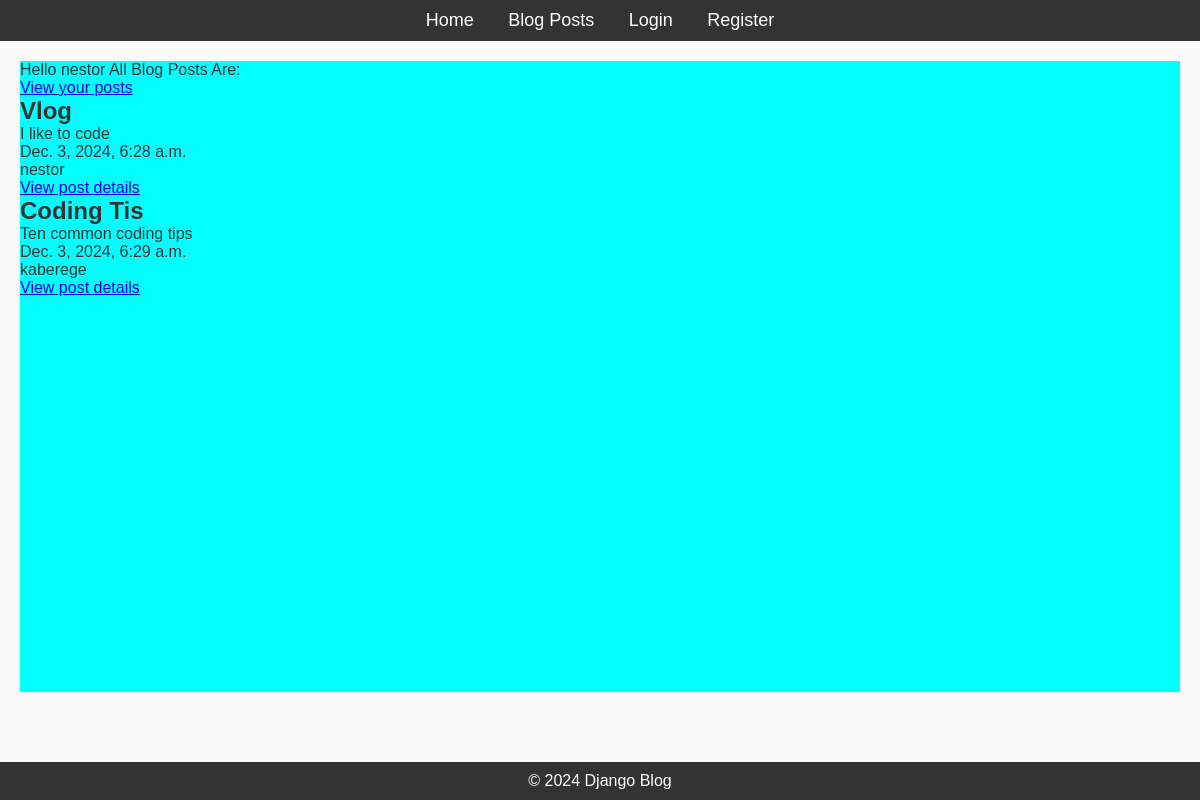
Page /posts (signed in) on the committed database.
### blog/models.py (models this page shows, shortened)
class Post(models.Model):
    title = models.CharField(max_length=200)
    content = models.TextField()
    published_date = models.DateTimeField(auto_now_add=True)
    author = models.ForeignKey(User, on_delete=models.CASCADE, related_name='posts')

### blog/views.py (the view)
# urls.py: path("posts", views.user_posts, name ="posts"),
def user_posts(request):
    posts = Post.objects.all()
    context={"posts": posts}
    return render(request, 'blog/posts.html', context)

### blog/templates/blog/posts.html (shortened to what this page needs)
{% extends 'blog/base.html' %}
{% block content %}
{% if user.is_authenticated %} Hello {{user}} All Blog Posts Are:
<p><a href="{% url 'user_posts_details' user.id %}">View your posts</a></p>
{% for post in posts %}
<h2>{{post.title}}</h2>
<p>{{post.content}}</p>
<p>{{post.published_date}}</p>
<p>{{post.author}}</p>
<p><a href="{% url 'user_posts_details' post.id %}">View post details</a></p>
{% endfor %}
{% else %}Log in to view posts.
<a href="{% url 'login' %}">Click here to log in.</a>
{% endif %}
{% endblock %}

### blog/templates/blog/base.html (shortened to what this page needs)
{% load static %}
<!DOCTYPE html>
<html lang="en">
<head>
    <link rel="stylesheet" href="{% static 'css/styles.css' %}">
</head>
<body>
    <div class="container">
        <header>
            <nav>
                <ul>
                    <li><a href="{% url 'home' %}">Home</a></li>
                    <li><a href="{% url 'posts' %}">Blog Posts</a></li>
                    <li><a href="{% url 'login' %}">Login</a></li>
                    <li><a href="{% url 'register' %}">Register</a></li>
                </ul>
            </nav>
        </header>
        <div class="content">
            {% block content %}
            {% endblock %}
        </div>
        <footer>
            <p>&copy; 2024 Django Blog</p>
        </footer>
    </div>
</body>
</html>

### blog/static/css/styles.css (style rules this page uses)
* { margin: 0; padding: 0; box-sizing: border-box; }
body { font-family: Arial, sans-serif; background-color: #f9f9f9; color: #333; }
.container { display: flex; flex-direction: column; min-height: 100vh; }
header { background-color: #333; padding: 10px; text-align: center; }
header nav ul { list-style-type: none; }
header nav ul li { display: inline; margin: 0 15px; }
header nav ul li a { color: white; text-decoration: none; font-size: 18px; }
.content { margin: 20px; background-color: aqua; flex: auto; }
footer { text-align: center; margin-top: 50px; padding: 10px; background-color: #333; color: white; }

### rows in the picture
Post: title "Vlog", content "I like to code", published_date "Dec. 3, 2024, 6:28 a.m.", author "nestor"
Post: title "Coding Tis", content "Ten common coding tips", published_date "Dec. 3, 2024, 6:29 a.m.", author "kaberege"

### other values in the picture
{{ user }} "nestor"
